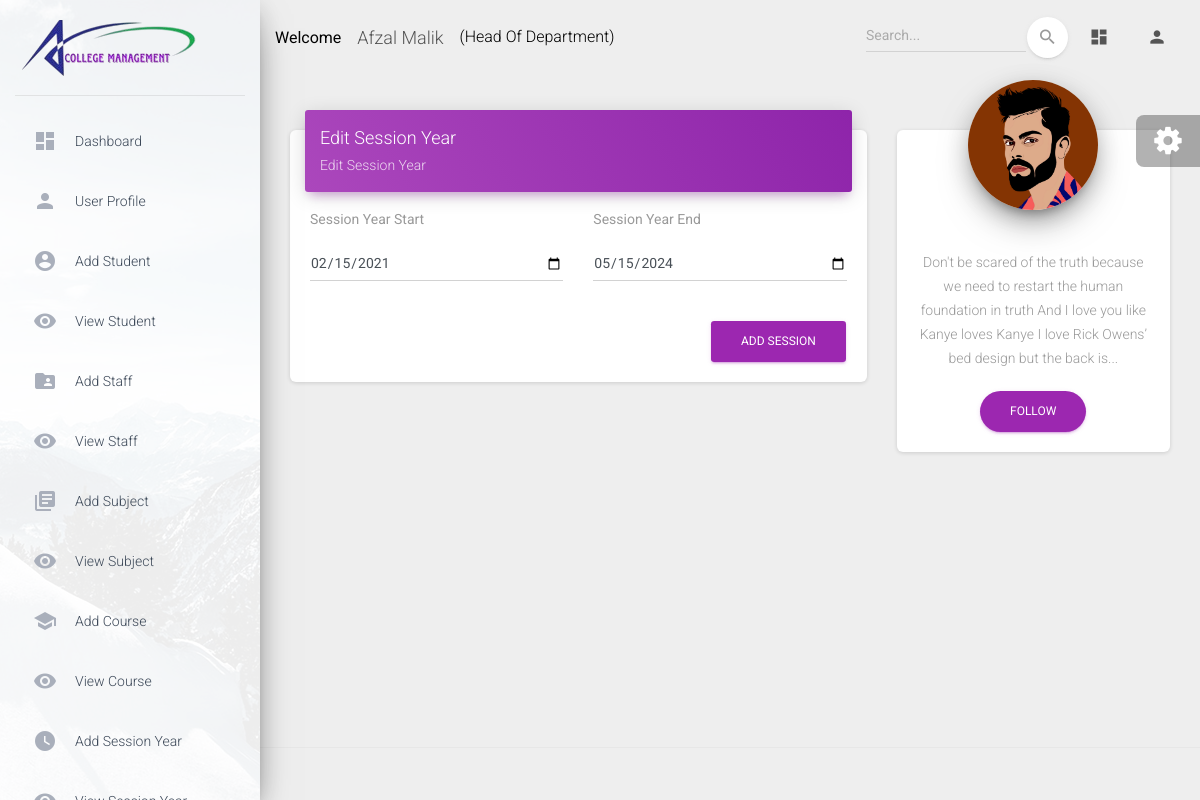
Screenshot of /hod/session/edit/9 (signed in) with the database file from the repository.
### app/models.py (models this page shows, shortened)
class CustomUser(AbstractUser):
    USER = (
        (1,'HOD'),
        (2, 'STAFF'),
        (3, 'STUDENT'),
    )
    user_type=models.CharField(choices=USER,max_length=50,default=1)
    profile_pic=models.ImageField(upload_to='media/profile_pic')

class Session_Year(models.Model):
    session_start =models.CharField(max_length=100)
    session_end=models.CharField(max_length=100)

### college_project/hod_views.py (the view)
# urls.py: path('hod/session/edit/<str:id>', hod_views.Edit_SESSION, name='edit_session'),
def Edit_SESSION(request,id):
    session = Session_Year.objects.filter(id = id)
    context={
        'session':session
    }
    return render(request,'hod/edit_session.html',context)

### templates/hod/edit_session.html (shortened to what this page needs)
{% extends "base.html" %}
{% block content %}
          <div class="row">
            <div class="col-md-8">
              <div class="card">
                <div class="card-header card-header-primary">
                  <h4 class="card-title">Edit Session Year</h4>
                  <p class="card-category">Edit Session Year</p>
                </div>
                <div class="card-body">
                  <form action="{% url 'update_session' %}" method="post">
                    <div class="row">
                      <div class="col-md-6">
                        <label class="bmd-label-floating">Session Year Start</label>
                        <div class="form-group">
                          <input type="Date" class="form-control"  name="session_year_start" value="{% for i in session %}{{i.session_start}}{% endfor %}">
                        </div>
                      </div>
                          <div class="col-md-6">
                        <label class="bmd-label-floating">Session Year End</label>
                        <div class="form-group">
                          <input type="Date" class="form-control"  name="session_year_end" value="{% for i in session %}{{i.session_end}}{% endfor %}">
                        </div>
                      </div>
                      </div>
                    <br>
                    <button type="submit" class="btn btn-primary pull-right">Add Session</button>
                    <div class="clearfix"></div>
                  </form>
                </div>
              </div>
            </div>
            <div class="col-md-4">
              <div class="card card-profile">
                <div class="card-avatar">
                  {% if user.profile_pic == "" %}
                    <a href="#pablo">
                    <img class="img" src="/static/assets/img/faces/noimg1.png" />
                  </a>
                  {% else %}
                  <a href="#">
                    <img class="img" src="/{{user.profile_pic}}" />
                  </a>
                  {% endif %}
                </div>
                <div class="card-body">
                  <p class="card-description">
                    Don't be scared of the truth because we need to restart the human foundation in truth And I love you like Kanye loves Kanye I love Rick Owens’ bed design but the back is...
                  </p>
                  <a href="#pablo" class="btn btn-primary btn-round">Follow</a>
                </div>
              </div>
            </div>
          </div>
{% endblock content %}

### templates/includes/navigation.html (shortened to what this page needs)
      <nav class="navbar navbar-expand-lg navbar-transparent navbar-absolute fixed-top ">
        <div class="container-fluid">
          <div class="navbar-wrapper">
            <strong style="color:black;">Welcome</strong>
            <a class="navbar-brand" href="#pablo">{{user.first_name}} {{user.last_name}}</a>
            {% if user.user_type == '1' %}
            <p style="margin-top: 15px; color:black;">(Head Of Department)</p>
            {% elif user.user_type == '2' %}
            <p style="margin-top: 15px; color:black;">(Staff)</p>
            {% else %}
            <p style="margin-top: 15px; color:black;">(Student)</p>
            {% endif %}
          </div>
          <div class="collapse navbar-collapse justify-content-end">
            <form class="navbar-form">
              <div class="input-group no-border">
                <input type="text" value="" class="form-control" placeholder="Search...">
                <button type="submit" class="btn btn-white btn-round btn-just-icon">
                  <i class="material-icons">search</i>
                  <div class="ripple-container"></div>
                </button>
              </div>
            </form>
            <ul class="navbar-nav">
              <li class="nav-item">
                <a class="nav-link" href="#pablo">
                  <i class="material-icons">dashboard</i>
                </a>
              </li>
              <li class="nav-item dropdown">
                <a class="nav-link" href="#pablo" id="navbarDropdownProfile" data-toggle="dropdown" aria-haspopup="true" aria-expanded="false">
                  <i class="material-icons">person</i>
                </a>
              </li>
            </ul>
          </div>
        </div>
      </nav>

### rows the page displays
CustomUser: first_name "Afzal", last_name "Malik", profile_pic (picture)
Session_Year: session_year_start "02/15/2021", session_year_end "05/15/2024"
